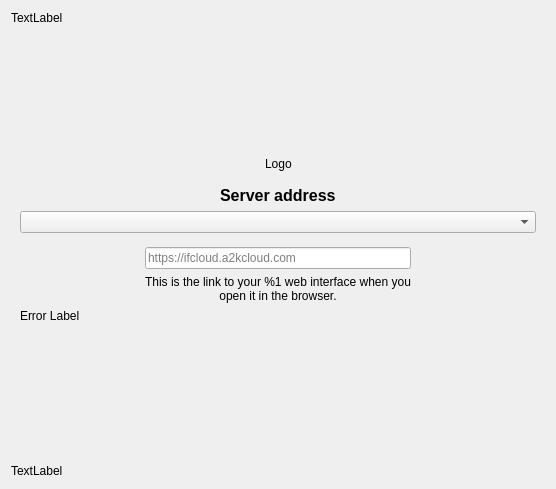
<?xml version="1.0" encoding="UTF-8"?>
<ui version="4.0">
 <class>OwncloudSetupPage</class>
 <widget class="QWidget" name="OwncloudSetupPage">
  <property name="geometry">
   <rect>
    <x>0</x>
    <y>0</y>
    <width>556</width>
    <height>489</height>
   </rect>
  </property>
  <property name="sizePolicy">
   <sizepolicy hsizetype="Preferred" vsizetype="Preferred">
    <horstretch>0</horstretch>
    <verstretch>0</verstretch>
   </sizepolicy>
  </property>
  <property name="windowTitle">
   <string notr="true">Form</string>
  </property>
  <property name="autoFillBackground">
   <bool>false</bool>
  </property>
  <property name="styleSheet">
   <string notr="true"/>
  </property>
  <layout class="QVBoxLayout" name="verticalLayout_2">
   <item>
    <widget class="QLabel" name="topLabel">
     <property name="text">
      <string>TextLabel</string>
     </property>
    </widget>
   </item>
   <item>
    <spacer name="verticalSpacer">
     <property name="orientation">
      <enum>Qt::Orientation::Vertical</enum>
     </property>
     <property name="sizeType">
      <enum>QSizePolicy::Policy::Expanding</enum>
     </property>
     <property name="sizeHint" stdset="0">
      <size>
       <width>20</width>
       <height>80</height>
      </size>
     </property>
    </spacer>
   </item>
   <item>
    <layout class="QHBoxLayout" name="horizontalLayout_4">
     <property name="topMargin">
      <number>0</number>
     </property>
     <item>
      <spacer name="horizontalSpacer_3">
       <property name="orientation">
        <enum>Qt::Orientation::Horizontal</enum>
       </property>
       <property name="sizeHint" stdset="0">
        <size>
         <width>0</width>
         <height>0</height>
        </size>
       </property>
      </spacer>
     </item>
     <item>
      <widget class="QLabel" name="logoLabel">
       <property name="minimumSize">
        <size>
         <width>0</width>
         <height>0</height>
        </size>
       </property>
       <property name="maximumSize">
        <size>
         <width>16777215</width>
         <height>200</height>
        </size>
       </property>
       <property name="baseSize">
        <size>
         <width>0</width>
         <height>0</height>
        </size>
       </property>
       <property name="text">
        <string>Logo</string>
       </property>
      </widget>
     </item>
     <item>
      <spacer name="horizontalSpacer_4">
       <property name="orientation">
        <enum>Qt::Orientation::Horizontal</enum>
       </property>
       <property name="sizeHint" stdset="0">
        <size>
         <width>0</width>
         <height>0</height>
        </size>
       </property>
      </spacer>
     </item>
    </layout>
   </item>
   <item>
    <spacer name="verticalSpacer_5">
     <property name="orientation">
      <enum>Qt::Orientation::Vertical</enum>
     </property>
     <property name="sizeType">
      <enum>QSizePolicy::Policy::Minimum</enum>
     </property>
     <property name="sizeHint" stdset="0">
      <size>
       <width>0</width>
       <height>0</height>
      </size>
     </property>
    </spacer>
   </item>
   <item>
    <widget class="QWidget" name="login" native="true">
     <property name="sizePolicy">
      <sizepolicy hsizetype="Minimum" vsizetype="Expanding">
       <horstretch>0</horstretch>
       <verstretch>0</verstretch>
      </sizepolicy>
     </property>
     <property name="minimumSize">
      <size>
       <width>0</width>
       <height>80</height>
      </size>
     </property>
     <property name="styleSheet">
      <string notr="true"/>
     </property>
     <layout class="QHBoxLayout" name="horizontalLayout_2">
      <item>
       <layout class="QHBoxLayout" name="serverBox">
        <property name="spacing">
         <number>0</number>
        </property>
        <property name="sizeConstraint">
         <enum>QLayout::SizeConstraint::SetDefaultConstraint</enum>
        </property>
        <item>
         <layout class="QVBoxLayout" name="verticalLayout">
          <property name="spacing">
           <number>6</number>
          </property>
          <item>
           <spacer name="verticalSpacer_2">
            <property name="orientation">
             <enum>Qt::Orientation::Vertical</enum>
            </property>
            <property name="sizeType">
             <enum>QSizePolicy::Policy::Minimum</enum>
            </property>
            <property name="sizeHint" stdset="0">
             <size>
              <width>0</width>
              <height>0</height>
             </size>
            </property>
           </spacer>
          </item>
          <item>
           <layout class="QHBoxLayout" name="horizontalLayout">
            <property name="topMargin">
             <number>0</number>
            </property>
            <item>
             <spacer name="horizontalSpacer_7">
              <property name="orientation">
               <enum>Qt::Orientation::Horizontal</enum>
              </property>
              <property name="sizeHint" stdset="0">
               <size>
                <width>0</width>
                <height>0</height>
               </size>
              </property>
             </spacer>
            </item>
            <item>
             <widget class="QLabel" name="serverAddressLabel">
              <property name="font">
               <font>
                <pointsize>12</pointsize>
                <bold>true</bold>
               </font>
              </property>
              <property name="text">
               <string>Server address</string>
              </property>
             </widget>
            </item>
            <item>
             <spacer name="horizontalSpacer_8">
              <property name="orientation">
               <enum>Qt::Orientation::Horizontal</enum>
              </property>
              <property name="sizeHint" stdset="0">
               <size>
                <width>0</width>
                <height>0</height>
               </size>
              </property>
             </spacer>
            </item>
           </layout>
          </item>
          <item>
           <widget class="QComboBox" name="comboBox"/>
          </item>
          <item>
           <layout class="QHBoxLayout" name="horizontalLayout_5">
            <property name="topMargin">
             <number>0</number>
            </property>
            <item>
             <spacer name="horizontalSpacer_2">
              <property name="orientation">
               <enum>Qt::Orientation::Horizontal</enum>
              </property>
              <property name="sizeType">
               <enum>QSizePolicy::Policy::Expanding</enum>
              </property>
              <property name="sizeHint" stdset="0">
               <size>
                <width>80</width>
                <height>0</height>
               </size>
              </property>
             </spacer>
            </item>
            <item>
             <layout class="QVBoxLayout" name="verticalLayout_5">
              <property name="topMargin">
               <number>8</number>
              </property>
              <property name="rightMargin">
               <number>0</number>
              </property>
              <item>
               <widget class="OCC::PostfixLineEdit" name="leUrl">
                <property name="sizePolicy">
                 <sizepolicy hsizetype="Minimum" vsizetype="Fixed">
                  <horstretch>0</horstretch>
                  <verstretch>0</verstretch>
                 </sizepolicy>
                </property>
                <property name="minimumSize">
                 <size>
                  <width>200</width>
                  <height>0</height>
                 </size>
                </property>
                <property name="placeholderText">
                 <string notr="true">https://ifcloud.a2kcloud.com</string>
                </property>
               </widget>
              </item>
              <item>
               <widget class="QLabel" name="serverAddressDescriptionLabel">
                <property name="sizePolicy">
                 <sizepolicy hsizetype="Preferred" vsizetype="Preferred">
                  <horstretch>0</horstretch>
                  <verstretch>0</verstretch>
                 </sizepolicy>
                </property>
                <property name="text">
                 <string>This is the link to your %1 web interface when you open it in the browser.</string>
                </property>
                <property name="alignment">
                 <set>Qt::AlignmentFlag::AlignCenter</set>
                </property>
                <property name="wordWrap">
                 <bool>true</bool>
                </property>
               </widget>
              </item>
             </layout>
            </item>
            <item>
             <spacer name="horizontalSpacer">
              <property name="orientation">
               <enum>Qt::Orientation::Horizontal</enum>
              </property>
              <property name="sizeType">
               <enum>QSizePolicy::Policy::Expanding</enum>
              </property>
              <property name="sizeHint" stdset="0">
               <size>
                <width>80</width>
                <height>0</height>
               </size>
              </property>
             </spacer>
            </item>
           </layout>
          </item>
          <item>
           <widget class="QLabel" name="errorLabel">
            <property name="sizePolicy">
             <sizepolicy hsizetype="MinimumExpanding" vsizetype="MinimumExpanding">
              <horstretch>0</horstretch>
              <verstretch>0</verstretch>
             </sizepolicy>
            </property>
            <property name="text">
             <string notr="true">Error Label</string>
            </property>
            <property name="textFormat">
             <enum>Qt::TextFormat::RichText</enum>
            </property>
            <property name="openExternalLinks">
             <bool>true</bool>
            </property>
           </widget>
          </item>
          <item>
           <layout class="QHBoxLayout" name="progressLayout"/>
          </item>
          <item>
           <spacer name="verticalSpacer_3">
            <property name="orientation">
             <enum>Qt::Orientation::Vertical</enum>
            </property>
            <property name="sizeType">
             <enum>QSizePolicy::Policy::MinimumExpanding</enum>
            </property>
            <property name="sizeHint" stdset="0">
             <size>
              <width>0</width>
              <height>0</height>
             </size>
            </property>
           </spacer>
          </item>
         </layout>
        </item>
       </layout>
      </item>
     </layout>
    </widget>
   </item>
   <item>
    <spacer name="verticalSpacer_4">
     <property name="orientation">
      <enum>Qt::Orientation::Vertical</enum>
     </property>
     <property name="sizeType">
      <enum>QSizePolicy::Policy::MinimumExpanding</enum>
     </property>
     <property name="sizeHint" stdset="0">
      <size>
       <width>0</width>
       <height>0</height>
      </size>
     </property>
    </spacer>
   </item>
   <item>
    <widget class="QLabel" name="bottomLabel">
     <property name="text">
      <string>TextLabel</string>
     </property>
    </widget>
   </item>
   <item>
    <layout class="QHBoxLayout" name="horizontalLayout_3">
     <property name="bottomMargin">
      <number>0</number>
     </property>
    </layout>
   </item>
  </layout>
 </widget>
 <customwidgets>
  <customwidget>
   <class>OCC::PostfixLineEdit</class>
   <extends>QLineEdit</extends>
   <header>wizard/postfixlineedit.h</header>
  </customwidget>
 </customwidgets>
 <resources/>
 <connections/>
</ui>
